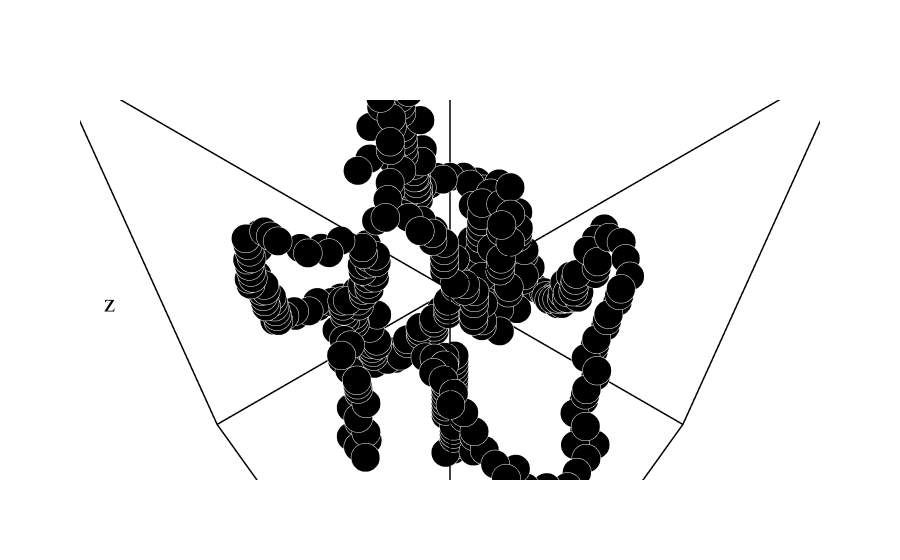

Notebook cell for this chart:
### Code cell
from processing_dots import plotDots
field_z = one_plane_propagator(field, dz=1.8, stepsNumber_p=40, stepsNumber_m=15)
plot_field(field_z[:, :, -1])
crop_size = (20, 20)
field_z_cropped = field_z[shape[0]//2 - crop_size[0]:shape[0]//2 + crop_size[0],
                               shape[1]//2 - crop_size[1]:shape[1]//2 + crop_size[1], :]
dots = sing.get_singularities(np.angle(field_z_cropped), axesAll=True)
plotDots(dots, dots, color='black', show=False, size=10)
# field_untilted_z = fg.propagator_split_step_3D_linear(field_untilted, dz=0.8, zSteps=20)
# plot_field(field_untilted_z[:, :, -1])

### Figure 1 — Plotly figure (JSON) as saved in the notebook; plotly's stock layout.template omitted (floating-point values rounded to 4 significant figures; data arrays with more than 128 entries replaced by an {"elided": "..."} marker saying what was removed)
{"data": [{"marker": {"color": "black", "line": {"color": "white", "width": 185}, "size": 10}, "mode": "markers", "type": "scatter3d", "x": {"elided": "392 int values"}, "y": {"elided": "392 int values"}, "z": {"elided": "392 int values"}}, {"line": {"color": "black", "width": 3}, "marker": {"color": "black", "size": 8}, "mode": "lines", "type": "scatter3d", "x": [6.55, 38.45, 38.45, 6.55, 6.55], "y": [2.5, 2.5, 35.5, 35.5, 2.5], "z": [-2.7, -2.7, -2.7, -2.7, -2.7]}, {"line": {"color": "black", "width": 3}, "marker": {"color": "black", "size": 8}, "mode": "lines", "type": "scatter3d", "x": [6.55, 38.45, 38.45, 6.55, 6.55], "y": [2.5, 2.5, 35.5, 35.5, 2.5], "z": [56.7, 56.7, 56.7, 56.7, 56.7]}, {"line": {"color": "black", "width": 3}, "marker": {"color": "black", "size": 8}, "mode": "lines", "type": "scatter3d", "x": [6.55, 6.55], "y": [2.5, 2.5], "z": [-2.7, 56.7]}, {"line": {"color": "black", "width": 3}, "marker": {"color": "black", "size": 8}, "mode": "lines", "type": "scatter3d", "x": [38.45, 38.45], "y": [2.5, 2.5], "z": [-2.7, 56.7]}, {"line": {"color": "black", "width": 3}, "marker": {"color": "black", "size": 8}, "mode": "lines", "type": "scatter3d", "x": [38.45, 38.45], "y": [35.5, 35.5], "z": [-2.7, 56.7]}, {"line": {"color": "black", "width": 3}, "marker": {"color": "black", "size": 8}, "mode": "lines", "type": "scatter3d", "x": [6.55, 6.55], "y": [35.5, 35.5], "z": [-2.7, 56.7]}], "layout": {"font": {"color": "black", "family": "Times New Roman", "size": 24}, "legend": {"font": {"size": 20}}, "scene": {"aspectratio": {"x": 2, "y": 2, "z": 2}, "xaxis": {"range": [6.231, 38.77], "showbackground": false, "showgrid": false, "showticklabels": false, "title": {"font": {"size": 26}, "text": "x"}, "zeroline": false}, "yaxis": {"range": [2.17, 35.83], "showbackground": false, "showgrid": false, "showticklabels": false, "title": {"font": {"size": 26}, "text": "y"}, "zeroline": false}, "zaxis": {"range": [-3.294, 57.29], "showbackground": false, "showgrid": false, "showticklabels": false, "title": {"font": {"size": 26}, "text": "z"}, "zeroline": false}}, "showlegend": false}}
